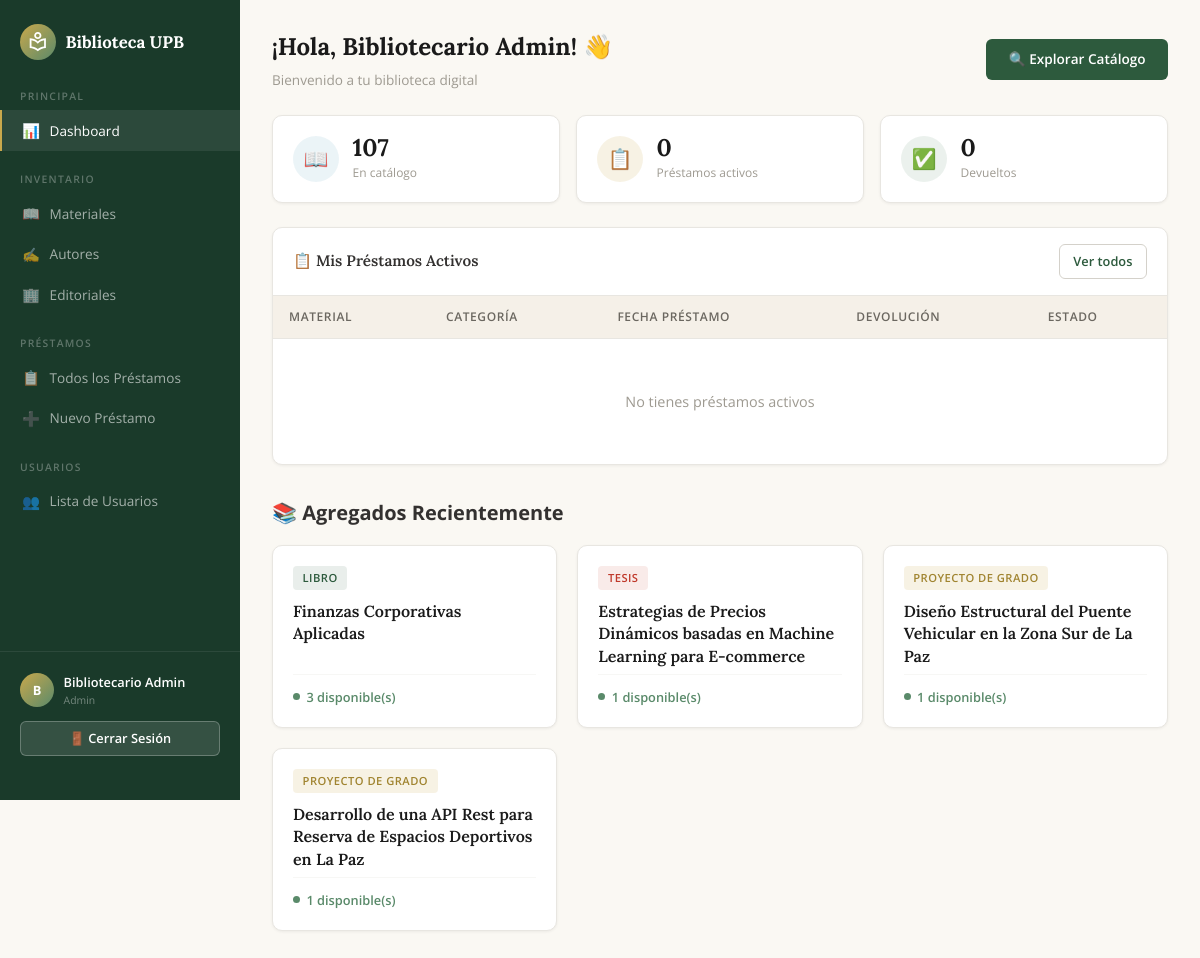
The app's page /usuario/index.php (signed in) with its own data.
### tables this page shows
CREATE TABLE IF NOT EXISTS materiales (
    id INT AUTO_INCREMENT PRIMARY KEY,
    titulo VARCHAR(255) NOT NULL,
    categoria_id INT NOT NULL,
    editorial_id INT DEFAULT NULL,
    isbn VARCHAR(20) DEFAULT NULL,
    anio_publicacion INT DEFAULT NULL,
    cantidad_total INT NOT NULL DEFAULT 1,
    cantidad_disponible INT NOT NULL DEFAULT 1,
    descripcion TEXT DEFAULT NULL,
    created_at DATETIME DEFAULT CURRENT_TIMESTAMP,
    FOREIGN KEY (categoria_id) REFERENCES categorias(id),
    FOREIGN KEY (editorial_id) REFERENCES editoriales(id)
);

CREATE TABLE IF NOT EXISTS categorias (
    id INT AUTO_INCREMENT PRIMARY KEY,
    nombre VARCHAR(50) NOT NULL UNIQUE
);

### includes/auth_check.php (called while the page is built, shortened)
<?php
function esta_logueado() {
    return isset($_SESSION['usuario_id']);
}
function es_admin() {
    return isset($_SESSION['rol']) && $_SESSION['rol'] === 'admin';
}

### usuario/index.php (the view, shortened to what this page needs)
<?php
$seccion_actual = 'dashboard';
require_once __DIR__ . '/../includes/header.php';
require_once __DIR__ . '/../config/conexion.php';
$usuario_id = $_SESSION['usuario_id'];
$mis_activos = $conexion->query("SELECT COUNT(*) AS total FROM prestamos WHERE usuario_id = $usuario_id AND estado = 'activo'")->fetch_assoc()['total'];
$mis_devueltos = $conexion->query("SELECT COUNT(*) AS total FROM prestamos WHERE usuario_id = $usuario_id AND estado = 'devuelto'")->fetch_assoc()['total'];
$total_catalogo = $conexion->query("SELECT COUNT(*) AS total FROM materiales")->fetch_assoc()['total'];
$prestamos_activos = $conexion->query("
    SELECT p.id, m.titulo, c.nombre AS categoria, p.fecha_prestamo, p.fecha_devolucion_esperada, p.estado
    FROM prestamos p
    JOIN materiales m ON p.material_id = m.id
    JOIN categorias c ON m.categoria_id = c.id
    WHERE p.usuario_id = $usuario_id AND (p.estado = 'activo' OR p.estado = 'vencido')
    ORDER BY p.fecha_devolucion_esperada ASC
");
$recientes = $conexion->query("
    SELECT m.id, m.titulo, c.nombre AS categoria, m.cantidad_disponible
    FROM materiales m
    JOIN categorias c ON m.categoria_id = c.id
    ORDER BY m.created_at DESC
    LIMIT 4
");
?>
<div class="page-header">
    <div>
        <h1 class="page-title">¡Hola, <?= htmlspecialchars($_SESSION['nombre']) ?>! 👋</h1>
        <p class="page-subtitle">Bienvenido a tu biblioteca digital</p>
    </div>
    <a href="/Proyecto3/usuario/catalogo.php" class="btn btn-primary">🔍 Explorar Catálogo</a>
</div>
<div class="stats-grid">
    <div class="stat-card">
        <div class="stat-icon blue">📖</div>
        <div class="stat-info">
            <div class="stat-value"><?= $total_catalogo ?></div>
            <div class="stat-label">En catálogo</div>
        </div>
    </div>
    <div class="stat-card">
        <div class="stat-icon orange">📋</div>
        <div class="stat-info">
            <div class="stat-value"><?= $mis_activos ?></div>
            <div class="stat-label">Préstamos activos</div>
        </div>
    </div>
    <div class="stat-card">
        <div class="stat-icon green">✅</div>
        <div class="stat-info">
            <div class="stat-value"><?= $mis_devueltos ?></div>
            <div class="stat-label">Devueltos</div>
        </div>
    </div>
</div>
<div class="card" style="margin-bottom:2rem;">
    <div class="card-header">
        📋 Mis Préstamos Activos
        <a href="/Proyecto3/usuario/mis_prestamos.php" class="btn btn-sm btn-outline">Ver todos</a>
    </div>
    <div style="overflow-x:auto;">
        <table class="data-table">
            <thead>
                <tr>
                    <th>Material</th>
                    <th>Categoría</th>
                    <th>Fecha Préstamo</th>
                    <th>Devolución</th>
                    <th>Estado</th>
                </tr>
            </thead>
            <tbody>
                <?php if ($prestamos_activos->num_rows > 0): ?>
                    <?php while ($p = $prestamos_activos->fetch_assoc()): ?>
                        <tr>
                            <td><strong><?= htmlspecialchars($p['titulo']) ?></strong></td>
                            <td><?= htmlspecialchars($p['categoria']) ?></td>
                            <td><?= date('d/m/Y', strtotime($p['fecha_prestamo'])) ?></td>
                            <td><?= date('d/m/Y', strtotime($p['fecha_devolucion_esperada'])) ?></td>
                            <td>
                                <?php
                                $estado = $p['estado'];
                                if ($estado === 'activo' && strtotime($p['fecha_devolucion_esperada']) < time()) {
                                    $estado = 'vencido';
                                }
                                ?>
                                <span class="status-badge status-<?= $estado ?>"><?= ucfirst($estado) ?></span>
                            </td>
                        </tr>
                    <?php endwhile; ?>
                <?php else: ?>
                    <tr>
                        <td colspan="5">
                            <div class="empty-state">
                                <p>No tienes préstamos activos</p>
                            </div>
                        </td>
                    </tr>
                <?php endif; ?>
            </tbody>
        </table>
    </div>
</div>
<h2 style="font-size:1.25rem; font-weight:700; margin-bottom:1rem;">📚 Agregados Recientemente</h2>
<div class="catalog-grid">
    <?php while ($m = $recientes->fetch_assoc()): ?>
        <a href="/Proyecto3/usuario/detalle.php?id=<?= $m['id'] ?>" class="material-card">
            <?php
            $badge = 'badge-libro';
            if ($m['categoria'] === 'Paper')
                $badge = 'badge-paper';
            elseif ($m['categoria'] === 'Proyecto de Grado')
                $badge = 'badge-proyecto';
            elseif ($m['categoria'] === 'Tesis')
                $badge = 'badge-tesis';
            ?>
            <span class="category-badge <?= $badge ?>"><?= htmlspecialchars($m['categoria']) ?></span>
            <h3><?= htmlspecialchars($m['titulo']) ?></h3>
            <div class="availability <?= $m['cantidad_disponible'] > 0 ? 'available' : 'unavailable' ?>">
                <span class="availability-dot"></span>
                <?= $m['cantidad_disponible'] > 0 ? $m['cantidad_disponible'] . ' disponible(s)' : 'No disponible' ?>
            </div>
        </a>
    <?php endwhile; ?>
</div>
<?php require_once __DIR__ . '/../includes/footer.php'; ?>

### includes/header.php (shortened to what this page needs)
<?php
if (session_status() === PHP_SESSION_NONE) {
    require_once __DIR__ . '/auth_check.php';
}
$seccion_actual = $seccion_actual ?? '';
$es_admin_page = es_admin();
?>
<!DOCTYPE html>
<html lang="es">
<head>
    <link rel="stylesheet" href="/Proyecto3/assets/css/styles.css">
</head>
<body>
<?php if (esta_logueado()): ?>
<div class="dashboard-layout">
    <aside class="sidebar">
        <div class="sidebar-logo">
            <div class="logo-icon">
            </div>
            <span>Biblioteca UPB</span>
        </div>
        <?php if ($es_admin_page): ?>
        <div class="sidebar-section">
            <div class="sidebar-section-title">Principal</div>
            <a href="/Proyecto3/admin/index.php" class="sidebar-link <?= $seccion_actual === 'dashboard' ? 'active' : '' ?>">
                <span class="link-icon">📊</span> Dashboard
            </a>
        </div>
        <div class="sidebar-section">
            <div class="sidebar-section-title">Inventario</div>
            <a href="/Proyecto3/admin/materiales/listar.php" class="sidebar-link <?= $seccion_actual === 'materiales' ? 'active' : '' ?>">
                <span class="link-icon">📖</span> Materiales
            </a>
            <a href="/Proyecto3/admin/autores/listar.php" class="sidebar-link <?= $seccion_actual === 'autores' ? 'active' : '' ?>">
                <span class="link-icon">✍️</span> Autores
            </a>
            <a href="/Proyecto3/admin/editoriales/listar.php" class="sidebar-link <?= $seccion_actual === 'editoriales' ? 'active' : '' ?>">
                <span class="link-icon">🏢</span> Editoriales
            </a>
        </div>
        <div class="sidebar-section">
            <div class="sidebar-section-title">Préstamos</div>
            <a href="/Proyecto3/admin/prestamos/listar.php" class="sidebar-link <?= $seccion_actual === 'prestamos' ? 'active' : '' ?>">
                <span class="link-icon">📋</span> Todos los Préstamos
            </a>
            <a href="/Proyecto3/admin/prestamos/registrar.php" class="sidebar-link <?= $seccion_actual === 'registrar_prestamo' ? 'active' : '' ?>">
                <span class="link-icon">➕</span> Nuevo Préstamo
            </a>
        </div>
        <div class="sidebar-section">
            <div class="sidebar-section-title">Usuarios</div>
            <a href="/Proyecto3/admin/usuarios/listar.php" class="sidebar-link <?= $seccion_actual === 'usuarios' ? 'active' : '' ?>">
                <span class="link-icon">👥</span> Lista de Usuarios
            </a>
        </div>
        <?php endif; ?>
        <div class="sidebar-footer">
            <div class="sidebar-user">
                <div class="sidebar-avatar">
                    <?= strtoupper(substr($_SESSION['nombre'] ?? 'U', 0, 1)) ?>
                </div>
                <div class="sidebar-user-info">
                    <div class="sidebar-user-name"><?= htmlspecialchars($_SESSION['nombre'] ?? '') ?></div>
                    <div class="sidebar-user-role"><?= $_SESSION['rol'] ?? '' ?></div>
                </div>
            </div>
            <a href="/Proyecto3/auth/logout.php" class="btn btn-sm btn-secondary" style="width:100%;">
                🚪 Cerrar Sesión
            </a>
        </div>
    </aside>
    <main class="main-content">
<?php endif; ?>

### includes/footer.php
<?php if (esta_logueado()): ?>
    </main>
</div>
<?php endif; ?>
</body>
</html>

### records on screen
materiales: categoria.nombre "LIBRO", titulo "Finanzas Corporativas Aplicadas", cantidad_disponible "3"
materiales: categoria.nombre "TESIS", titulo "Estrategias de Precios Dinámicos basadas en Machine Learning para E-commerce", cantidad_disponible "1"
materiales: categoria.nombre "PROYECTO DE GRADO", titulo "Diseño Estructural del Puente Vehicular en la Zona Sur de La Paz", cantidad_disponible "1"
materiales: categoria.nombre "PROYECTO DE GRADO", titulo "Desarrollo de una API Rest para Reserva de Espacios Deportivos en La Paz", cantidad_disponible "1"

### other values on screen
substr($_SESSION['nombre'] ?? 'U', 0, 1) "B"
$_SESSION['nombre'] "Bibliotecario Admin"
$_SESSION['rol'] "Admin"
$total_catalogo "107"
$mis_activos "0"
$mis_devueltos "0"
